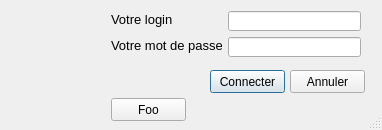
<?xml version="1.0" encoding="UTF-8"?>
<ui version="4.0">
 <class>RipartPlugin</class>
 <widget class="QDialog" name="RipartPlugin">
  <property name="geometry">
   <rect>
    <x>0</x>
    <y>0</y>
    <width>382</width>
    <height>130</height>
   </rect>
  </property>
  <property name="windowTitle">
   <string>Connexion au service Ripart</string>
  </property>
  <property name="autoFillBackground">
   <bool>false</bool>
  </property>
  <property name="sizeGripEnabled">
   <bool>true</bool>
  </property>
  <property name="modal">
   <bool>true</bool>
  </property>
  <widget class="QPushButton" name="btnConnect">
   <property name="geometry">
    <rect>
     <x>210</x>
     <y>70</y>
     <width>75</width>
     <height>23</height>
    </rect>
   </property>
   <property name="whatsThis">
    <string>&lt;html&gt;&lt;head/&gt;&lt;body&gt;&lt;p&gt;connexion au service&lt;/p&gt;&lt;/body&gt;&lt;/html&gt;</string>
   </property>
   <property name="text">
    <string>Connecter</string>
   </property>
  </widget>
  <widget class="QLabel" name="lblLogin">
   <property name="geometry">
    <rect>
     <x>111</x>
     <y>11</y>
     <width>61</width>
     <height>16</height>
    </rect>
   </property>
   <property name="font">
    <font>
     <pointsize>10</pointsize>
    </font>
   </property>
   <property name="text">
    <string>Votre login</string>
   </property>
  </widget>
  <widget class="QLabel" name="lblPwd">
   <property name="geometry">
    <rect>
     <x>111</x>
     <y>37</y>
     <width>111</width>
     <height>16</height>
    </rect>
   </property>
   <property name="font">
    <font>
     <pointsize>10</pointsize>
    </font>
   </property>
   <property name="text">
    <string>Votre mot de passe</string>
   </property>
  </widget>
  <widget class="QPushButton" name="btnFoo">
   <property name="geometry">
    <rect>
     <x>111</x>
     <y>98</y>
     <width>75</width>
     <height>23</height>
    </rect>
   </property>
   <property name="text">
    <string>Foo</string>
   </property>
  </widget>
  <widget class="QLineEdit" name="lineEditLogin">
   <property name="geometry">
    <rect>
     <x>228</x>
     <y>11</y>
     <width>133</width>
     <height>20</height>
    </rect>
   </property>
  </widget>
  <widget class="QLineEdit" name="lineEditPwd">
   <property name="geometry">
    <rect>
     <x>228</x>
     <y>37</y>
     <width>133</width>
     <height>20</height>
    </rect>
   </property>
  </widget>
  <widget class="QPushButton" name="btnCancel">
   <property name="geometry">
    <rect>
     <x>290</x>
     <y>70</y>
     <width>75</width>
     <height>23</height>
    </rect>
   </property>
   <property name="text">
    <string>Annuler</string>
   </property>
  </widget>
  <widget class="QLabel" name="label">
   <property name="geometry">
    <rect>
     <x>20</x>
     <y>20</y>
     <width>46</width>
     <height>13</height>
    </rect>
   </property>
   <property name="text">
    <string/>
   </property>
   <property name="pixmap">
    <pixmap>:/plugins/RipartPlugin/icon.png</pixmap>
   </property>
  </widget>
  <widget class="QLabel" name="label_2">
   <property name="geometry">
    <rect>
     <x>10</x>
     <y>0</y>
     <width>91</width>
     <height>91</height>
    </rect>
   </property>
   <property name="text">
    <string/>
   </property>
   <property name="pixmap">
    <pixmap resource="resources.qrc">:/plugins/RipartPlugin/images/logo_IGN.png</pixmap>
   </property>
   <property name="scaledContents">
    <bool>true</bool>
   </property>
  </widget>
 </widget>
 
 <connections>
  <connection>
   <sender>RipartPlugin</sender>
   <signal>accepted()</signal>
   <receiver>btnConnect</receiver>
   <slot>click()</slot>
   <hints>
    <hint type="sourcelabel">
     <x>142</x>
     <y>146</y>
    </hint>
    <hint type="destinationlabel">
     <x>207</x>
     <y>153</y>
    </hint>
   </hints>
  </connection>
 </connections>
</ui>
